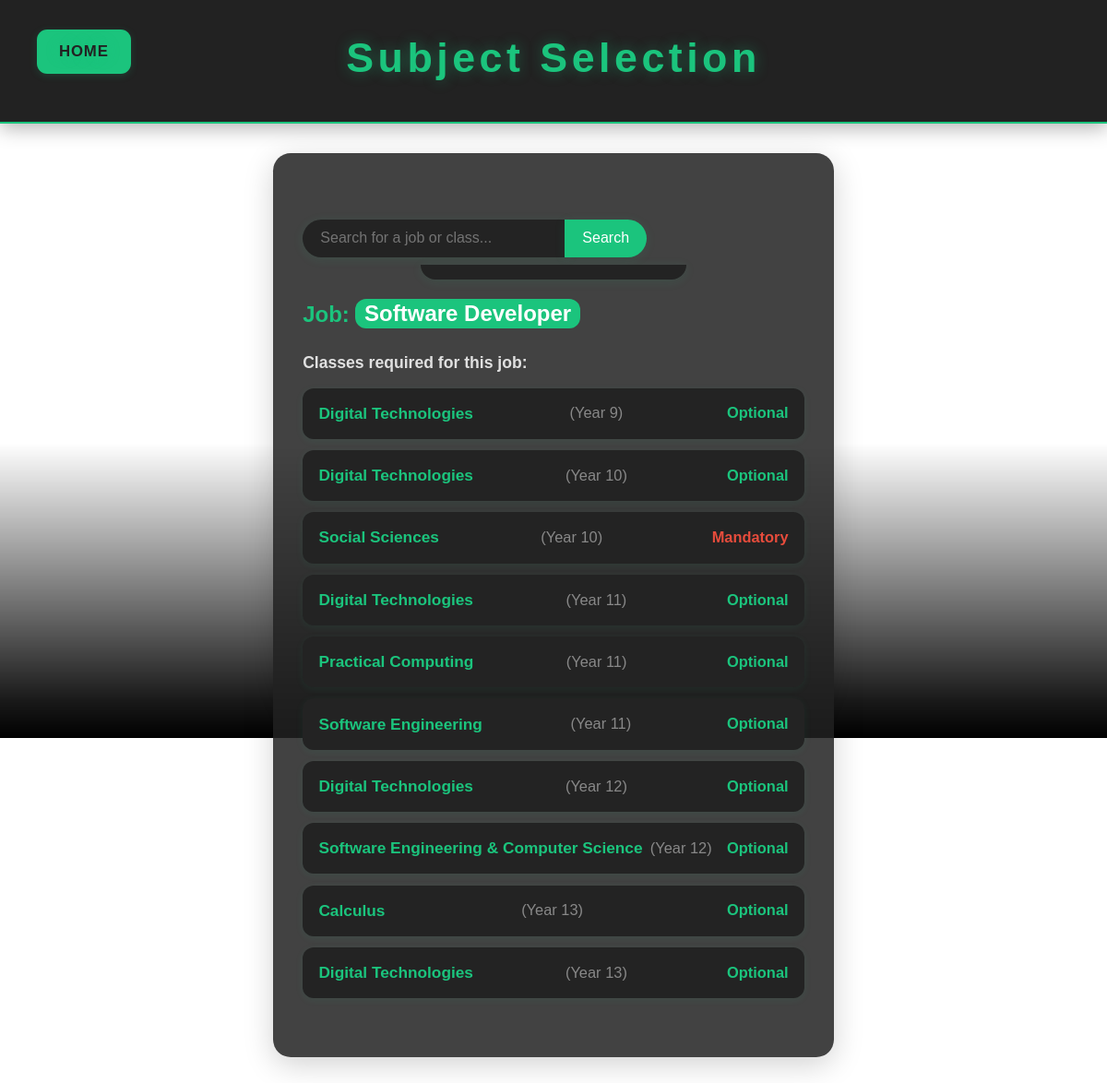
Page /subject/job/1 on the committed database.
### tables this page shows
CREATE TABLE "jobs" (id INTEGER PRIMARY KEY, name TEXT, salary_avg TEXT, area text);

CREATE TABLE classes (id INTEGER PRIMARY KEY, name TEXT, year INTEGER, is_mandatory INTEGER, prerequisites TEXT);

### routes.py (the view)
@app.route("/subject/job/<int:job_id>")
def subject_by_job_id(job_id):
    with sqlite3.connect(DB_PATH) as conn:
        cursor = conn.cursor()
        cursor.execute("SELECT id, name FROM jobs WHERE id = ?", (job_id,))
        job = cursor.fetchone()
        if not job:
            return render_template("404.html"), 404
        cursor.execute("""
            SELECT c.id, c.name, c.year, c.is_mandatory FROM classes c
            JOIN job_classes jc ON jc.class_id = c.id
            WHERE jc.job_id = ?
            ORDER BY c.year
        """, (job_id,))
        classes = cursor.fetchall()
    return render_template(
        "subject_selection.html",
        header="Subject Selection",
        selected_job={"id": job[0], "name": job[1]},
        classes=[{"id": c[0], "name": c[1], "year": c[2], "is_mandatory": c[3]} for c in classes]
    )

### templates/subject_selection.html (shortened to what this page needs)
<!DOCTYPE html>
<html lang="en">
<head>
    <link rel="stylesheet" href="/static/style.css">
</head>
<body>
    <header>
        <div class="header-title">Subject Selection</div>
        <a href="/" class="nav-btn home-btn" style="position:absolute;left:2rem;top:1.5rem;padding:0.6rem 1.5rem;border-radius:0.7rem;background:#1bc47d;color:#222;font-weight:600;text-decoration:none;box-shadow:0 2px 8px rgba(27,196,125,0.18);">Home</a>
    </header>
    <main class="main-content subject-selection-main">
        <div class="search-container">
            <div class="search-row">
                <input type="text" id="searchInput" placeholder="Search for a job or class..." class="search-bar" autocomplete="off">
                <button class="search-button" onclick="handleSearch()">Search</button>
            </div>
            <ul id="suggestions"></ul>
        </div>
        {% if selected_job %}
        <div class="results-title">Job: <span class="results-highlight">{{ selected_job.name }}</span></div>
        <div class="results-subtitle">Classes required for this job:</div>
        <ul class="results-list-ul">
            {% for c in classes %}
            <li class="results-list-item">
                <a href="/subject/{{ c.id }}" class="results-class-name">{{ c.name }}</a>
                <span class="results-class-year">(Year {{ c.year }})</span>
                <span class="results-class-status {% if c.is_mandatory %}mandatory{% else %}optional{% endif %}">
                    {{ 'Mandatory' if c.is_mandatory else 'Optional' }}
                </span>
            </li>
            {% endfor %}
        </ul>
        {% endif %}
    </main>
</body>
</html>

### static/style.css (style rules this page uses)
.search-row { display: flex; flex-direction: row; align-items: center; width: 100%; max-width: 700px; margin-bottom: 0.5rem; }
* { margin: 0; padding: 0; box-sizing: border-box; text-decoration: none; font-family: 'Montserrat', sans-serif; transition: all 0.3s ease-in-out; }
html { scroll-behavior: smooth; }
body { background: url("/static/images/school.jpg") no-repeat center center fixed; background-size: cover; min-height: 100vh; color: #e0e0e0; font-size: 1.125rem; line-height: 1.7; display: flex; flex-direction: column; overflow-x: hidden; background-attachment: fixed; }
body::after { content: ""; position: fixed; left: 0; top: 0; width: 100vw; height: 100vh; pointer-events: none; z-index: 0; background: linear-gradient(to bottom, rgba(0, 0, 0, 0) 60%, rgba(0, 0, 0, 0.9) 95%, #000 100%); }
header { position: relative; font-size: 2.8rem; font-weight: 700; text-align: center; background: #222222; color: #1bc47d; text-shadow: 0 0 15px rgba(27, 196, 125, 0.4); padding: 1.5rem 0; height: auto; display: flex; align-items: center; justify-content: center; border-bottom: 2px solid #1bc47d; box-shadow: 0 5px 20px rgba(0, 0, 0, 0.3); letter-spacing: 0.1em; position: sticky; top: 0; z-index: 1000; flex-wrap: wrap; }
.header-title { width: 100%; text-align: center; font-size: 2.8rem; font-weight: 700; color: #1bc47d; margin-bottom: 0.5rem; letter-spacing: 0.1em; }
.tech button, .sci button, .building button, .buttons-seletion button, .about button, .help button, .subject_selection button, .dropdown button, .nav-btn, form button[type="submit"] { font-size: 1.05rem; font-weight: 600; border-radius: 0.75rem; background: #1bc47d; color: #1a1a1a; padding: 0.8rem 2.2rem; margin: 0.5rem; border: none; cursor: pointer; box-shadow: 0 4px 15px rgba(27, 196, 125, 0.4); position: relative; overflow: hidden; letter-spacing: 0.05em; text-transform: uppercase; }
::placeholder { color: #888; opacity: 0.8; }
.search-container { display: flex; flex-direction: column; align-items: center; justify-content: flex-start; position: relative; margin: 2rem 0; width: 100%; max-width: 700px; margin-left: auto; margin-right: auto; }
.search-bar { width: 18rem; padding: 0.7rem 1.2rem; font-size: 1rem; border: none; border-radius: 2rem 0 0 2rem; background: #232323; color: #1bc47d; box-shadow: 0 2px 12px rgba(27, 196, 125, 0.10); outline: none; transition: box-shadow 0.3s, background 0.2s, color 0.2s; display: inline-block; }
.search-button { padding: 0.7rem 1.2rem; font-size: 1rem; border: none; border-radius: 0 2rem 2rem 0; background: #1bc47d; color: #fff; cursor: pointer; transition: background 0.2s, transform 0.2s; box-shadow: 0 2px 12px rgba(27, 196, 125, 0.10); margin-left: -4px; display: inline-block; }
#suggestions { position: absolute; top: 100%; left: 50%; transform: translateX(-50%); width: 18rem; background: #232323; border-radius: 0 0 2rem 2rem; box-shadow: 0 2px 12px rgba(27, 196, 125, 0.10); z-index: 10; padding: 0.5rem 0; display: flex; flex-direction: column; align-items: center; }
.main-content { position: relative; z-index: 1; max-width: 700px; margin: 120vh auto 2rem auto; background: none; border-radius: 0; padding: 2rem 2.5rem; box-shadow: none; color: #e0e0e0; font-size: 1.15rem; line-height: 1.8; }
.subject-selection-main { background: rgba(34,34,34,0.85); border-radius: 1.2rem; box-shadow: 0 8px 32px rgba(0,0,0,0.18); padding: 2.5rem 2rem; margin-top: 2rem; }
.results-title { color: #1bc47d; font-size: 1.5rem; font-weight: 700; margin-bottom: 1rem; text-align: left; }
.results-highlight { color: #fff; background: #1bc47d; border-radius: 0.5em; padding: 0.1em 0.4em; }
.results-subtitle { color: #e0e0e0; font-size: 1.1rem; margin-bottom: 0.7rem; font-weight: 600; }
.results-list-ul { list-style: none; padding-left: 0; margin-bottom: 1.5rem; }
.results-list-item { background: #232323; margin-bottom: 0.7em; padding: 0.7em 1em; border-radius: 0.7em; box-shadow: 0 2px 8px rgba(27,196,125,0.08); display: flex; align-items: center; justify-content: space-between; color: #e0e0e0; font-size: 1.08rem; }
.results-class-name { color: #1bc47d; font-weight: 600; }
.results-class-year { color: #888; font-size: 0.95em; margin-left: 0.5em; }
.results-class-status { font-size: 0.95em; margin-left: 1em; font-weight: 600; }
.results-class-status.mandatory { color: #e74c3c; }
.results-class-status.optional { color: #1bc47d; }

### rows in the picture
jobs: name "Software Developer"
classes: name "Digital Technologies", year "9", is_mandatory "Optional"
classes: name "Digital Technologies", year "10", is_mandatory "Optional"
classes: name "Social Sciences", year "10", is_mandatory "Mandatory"
classes: name "Digital Technologies", year "11", is_mandatory "Optional"
classes: name "Practical Computing", year "11", is_mandatory "Optional"
classes: name "Software Engineering", year "11", is_mandatory "Optional"
classes: name "Digital Technologies", year "12", is_mandatory "Optional"
classes: name "Software Engineering & Computer Science", year "12", is_mandatory "Optional"
classes: name "Calculus", year "13", is_mandatory "Optional"
classes: name "Digital Technologies", year "13", is_mandatory "Optional"
